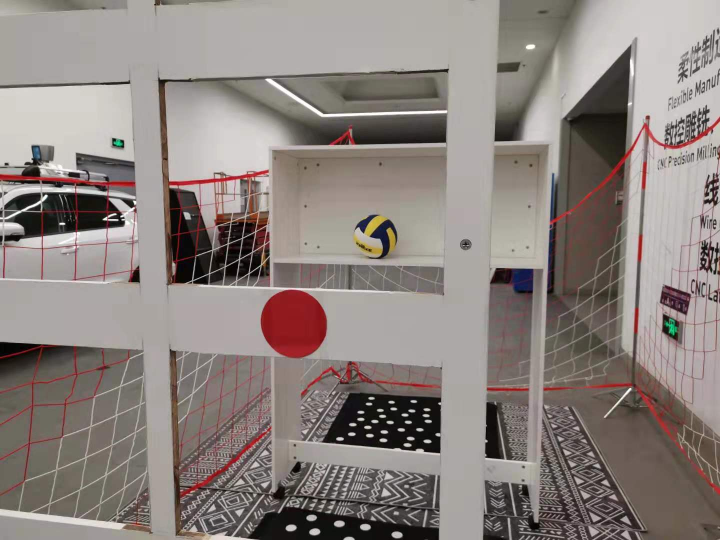
#> input picture data/samples/0.jpg, 1440 x 1080 px (shown at 1/2 size)
$ python -i redball_detecter.py   (imports and definitions only)
#> lines starting #> are read from the running program, lines starting #| are printed output that depends on the picture; after the words box and inside, x2 and y2 are one past the last pixel; in counts of white or black regions, pixels touching at a corner belong together
#> further down, picture is the input picture: shape (1080, 1440, 3); mean B, G, R 126.5, 130.7, 140.1
# coding=utf-8
import cv2
import numpy as np


# [35 lines left out: functions create_system, solve_system, not called in this run]


def find_red_ball(img):
    kernel_4 = np.ones((4, 4), np.uint8)  # 4x4的卷积核
    hsv = cv2.cvtColor(img, cv2.COLOR_BGR2HSV)
#> hsv: shape (1080, 1440, 3); mean H, S, V 29.8, 32.6, 140.4

    # 创建mask
    mask = cv2.inRange(hsv, np.array([156, 100, 80]), np.array([180, 255, 255]))
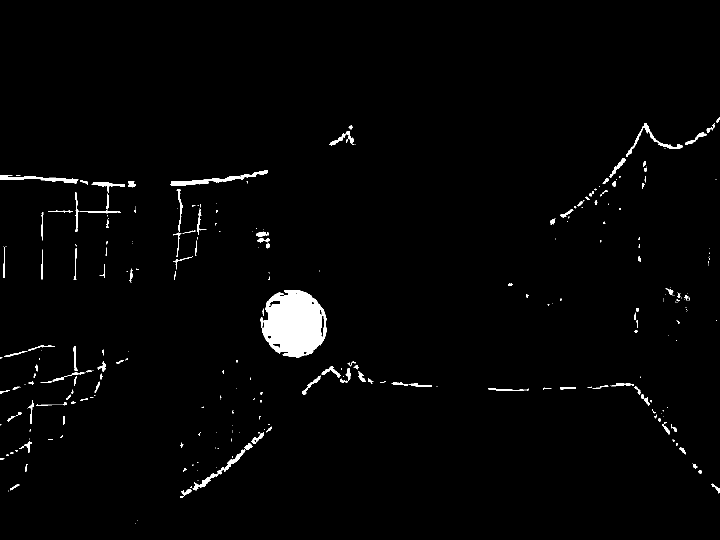
#> mask: shape (1080, 1440) (shown at 1/2 size); 1.8% white; 329 white regions (198 under 20 px), largest, box (x1, y1, x2, y2) and area: (521, 580, 653, 716) 12953, (341, 340, 536, 371) 1327, (0, 350, 157, 368) 894
    mask2 = cv2.inRange(hsv, np.array([0, 100, 80]), np.array([10, 255, 255]))
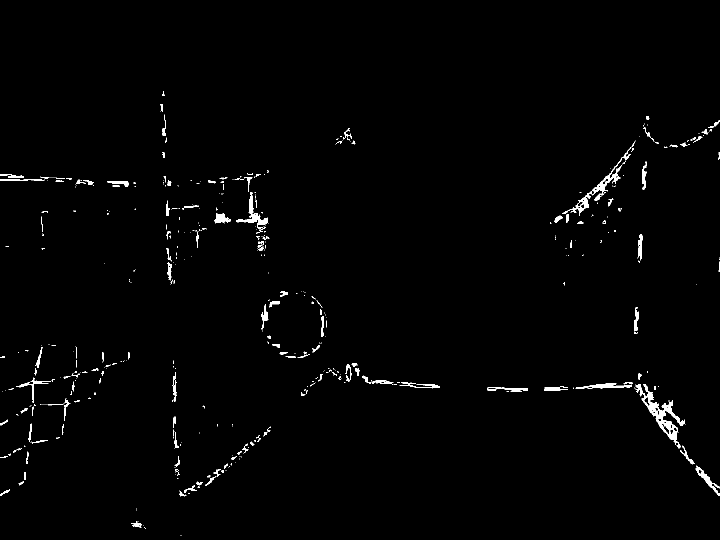
#> mask2: shape (1080, 1440) (shown at 1/2 size); 1.2% white; 477 white regions (335 under 20 px), largest, box (x1, y1, x2, y2) and area: (1271, 768, 1371, 897) 2542, (1124, 281, 1271, 431) 1612, (1391, 931, 1440, 992) 569
    mask = cv2.bitwise_or(mask, mask2)
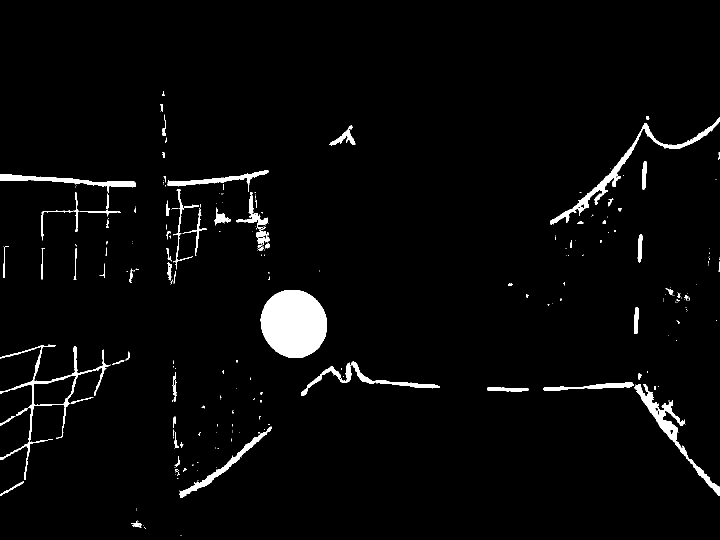
#> mask: shape (1080, 1440) (shown at 1/2 size); 3% white; 262 white regions (181 under 20 px), largest, box (x1, y1, x2, y2) and area: (521, 580, 653, 716) 14163, (1100, 234, 1440, 450) 4389, (1268, 768, 1440, 992) 4060

    # 后处理mask
    erosion = cv2.erode(mask, kernel_4, iterations=2)
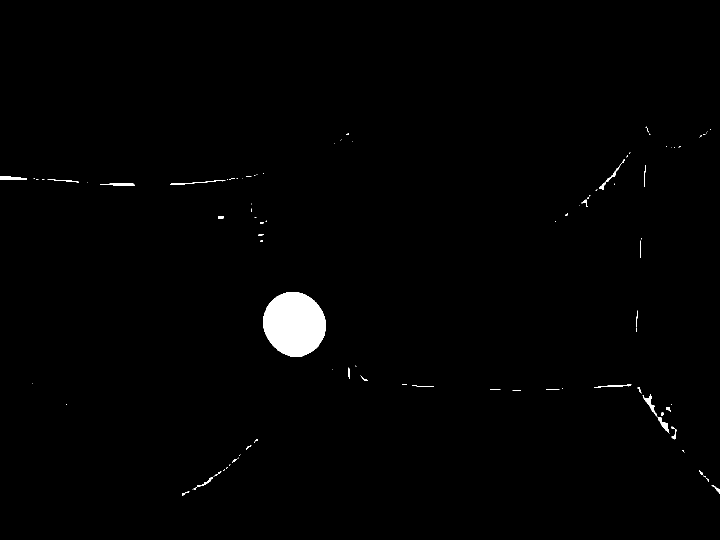
#> erosion: shape (1080, 1440) (shown at 1/2 size); 1% white; 97 white regions (65 under 20 px), largest, box (x1, y1, x2, y2) and area: (526, 584, 651, 714) 12591, (1285, 788, 1315, 834) 301, (200, 366, 269, 372) 283
    #erosion = cv2.erode(erosion, kernel_4, iterations=1)
    dilation = cv2.dilate(erosion, kernel_4, iterations=2)
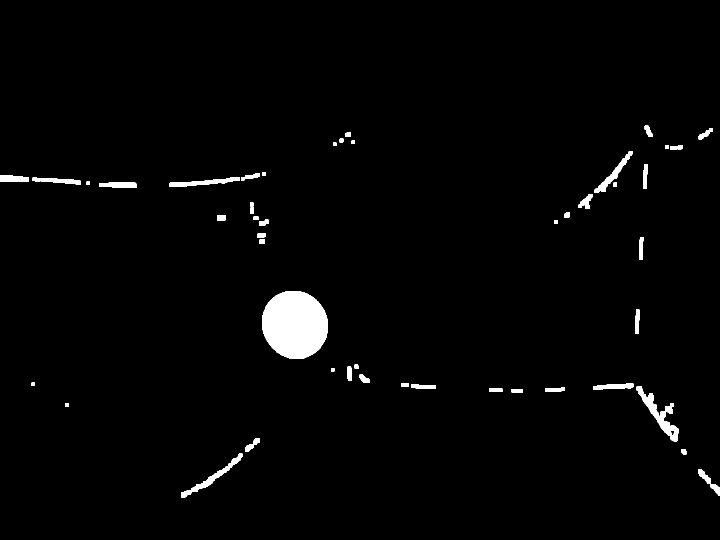
#> dilation: shape (1080, 1440) (shown at 1/2 size); 1.9% white; 51 white regions
    #dilation = cv2.dilate(dilation, kernel_4, iterations=1)

    # cv2.imshow('red', dilation)
    # cv2.waitKey(1)

    # 寻找轮廓
    v = cv2.findContours(dilation, cv2.RETR_TREE, cv2.CHAIN_APPROX_NONE)
#> v = 52 contours; largest, box (x1, y1, x2, y2) and area: (524, 582, 655, 718) 13964, (1273, 772, 1357, 883) 2196, (362, 907, 485, 996) 1294, (1189, 302, 1265, 386) 1074, (338, 354, 480, 373) 980
    if len(v) == 2:
        contours, hierarchy = v
#> contours has the same summary as v
    elif len(v) == 3:
        _, contours, hierarchy = v
    else:
        return None, None, None, None

    area = []  # type: List[int]
    # 找到最大的轮廓
    for k in range(len(contours)):
        area.append(cv2.contourArea(contours[k]))
#> this loop made 52 passes
#> after the loop, area = 52 values, max 13964.5 at index 19, min 36 at index 13, mean 534.4
    if len(area) == 0:
        return None, None, None, None
    max_idx = int(np.argmax(np.array(area)))
#> max_idx = 19
    c = np.mean(contours[max_idx], axis=0)
#> c = [[589.6, 649.2]]
    dis = np.empty(shape=len(contours[max_idx]))
#> dis = 383 values, max 3.03e+180 at index 4, min 1.64e-311 at index 8, mean 1.41e+178
    for i in range(len(dis)):
        dis[i] = np.linalg.norm(c[0] - contours[max_idx][i])
#> after the loop, dis = 383 values, max 69.81 at index 22, min 63.65 at index 117, mean 66.69
    # print np.std(dis)
    if area[max_idx] < 700 or np.std(dis) > 8:
        return None, None, None, None
    x, y, w, h = cv2.boundingRect(contours[max_idx])
#> x = 524; y = 582; w = 131; h = 136
    return x, y, w, h

>>> import cv2
>>> picture = cv2.imread('../data/samples/0.jpg')
>>> result = find_red_ball(picture)
#> result = (524, 582, 131, 136)

$ run again, on data/samples/1.jpg
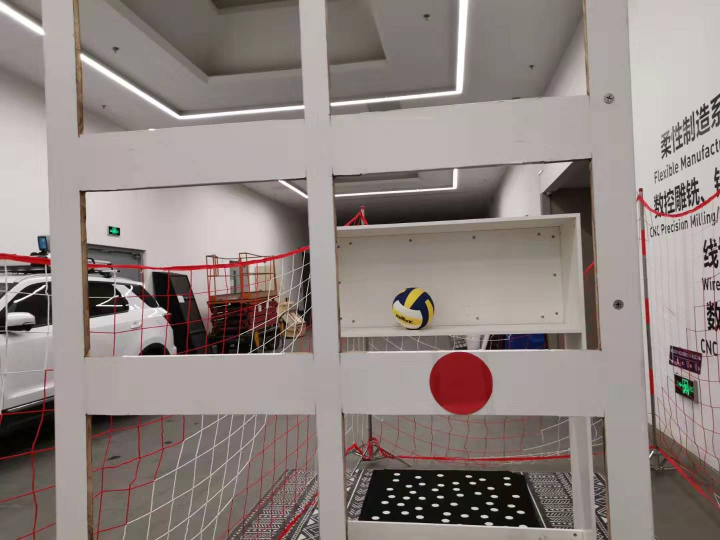
#> input picture data/samples/1.jpg, 1440 x 1080 px (shown at 1/2 size)
#> picture is the input picture: shape (1080, 1440, 3); mean B, G, R 129.5, 133.1, 144.5
#> hsv: shape (1080, 1440, 3); mean H, S, V 25.2, 34.8, 144.7
#> in find_red_ball, `mask = cv2.inRange(hsv, np.array([156, 100, 80]), np.array([180, 255, ..`:
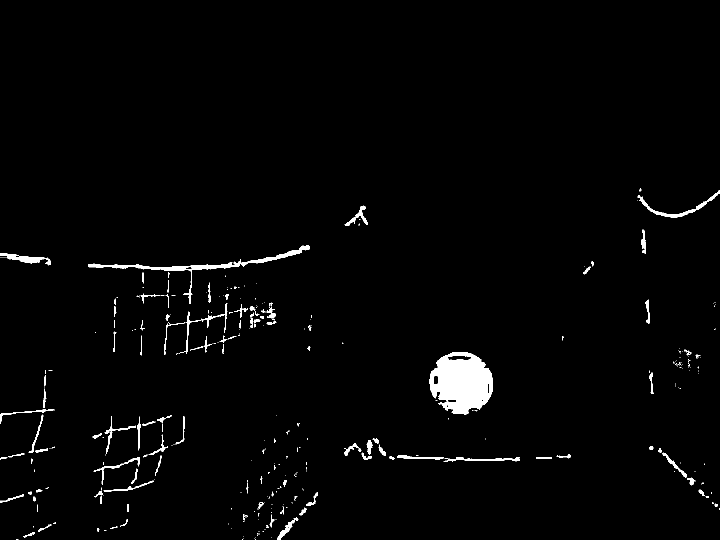
#> mask: shape (1080, 1440) (shown at 1/2 size); 1.9% white; 361 white regions (251 under 20 px), largest, box (x1, y1, x2, y2) and area: (859, 704, 985, 829) 11201, (176, 518, 482, 608) 2202, (1275, 380, 1440, 435) 1046
#> mask2: shape (1080, 1440); 0.99% white; 525 white regions (401 under 20 px), largest, box (x1, y1, x2, y2) and area: (462, 513, 535, 619) 1525, (1316, 892, 1395, 966) 1152, (62, 915, 76, 1080) 784
#> erosion: shape (1080, 1440); 0.88% white; 72 white regions (49 under 20 px), largest, box (x1, y1, x2, y2) and area: (863, 708, 983, 828) 11064, (0, 511, 99, 528) 604, (1358, 938, 1414, 994) 407
#> in find_red_ball, `dilation = cv2.dilate(erosion, kernel_4, iterations=2)`:
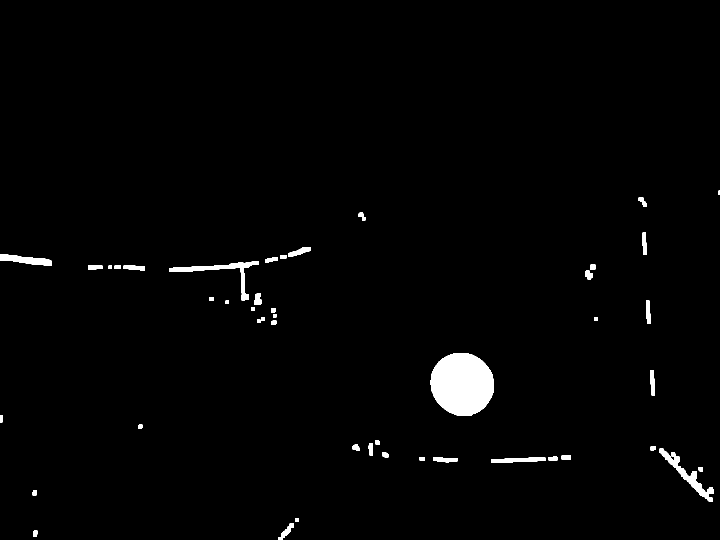
#> dilation: shape (1080, 1440) (shown at 1/2 size); 1.6% white; 48 white regions
#> v = 48 contours; largest, box (x1, y1, x2, y2) and area: (861, 706, 987, 832) 12360, (1319, 897, 1427, 1003) 1944, (338, 522, 518, 544) 1415, (0, 509, 103, 532) 1204, (982, 915, 1091, 926) 721
#> contours has the same summary as v
#> the loop in find_red_ball, `for k in range(len(contours)):` made 48 passes
#> after the loop in find_red_ball, `for k in range(len(contours)):`: area = 48 values, max 12360 at index 19, min 23.5 at index 47, mean 485
#> max_idx = 19
#> c = [[924.1, 768.1]]
#> after the loop in find_red_ball, `for i in range(len(dis)):`: dis = 358 values, max 65.29 at index 34, min 60.31 at index 125, mean 62.76
#> x = 861; y = 706; w = 126
#> result = (861, 706, 126, 126)

$ run again, on data/samples/2.jpg
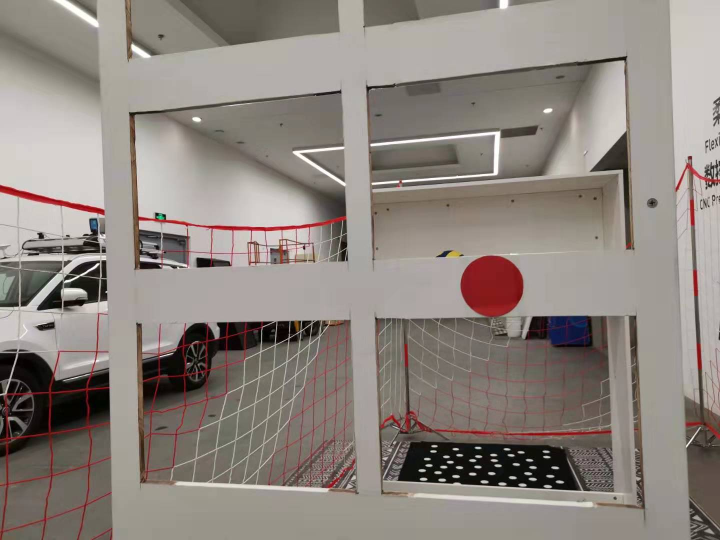
#> input picture data/samples/2.jpg, 1440 x 1080 px (shown at 1/2 size)
#> picture is the input picture: shape (1080, 1440, 3); mean B, G, R 126.9, 133.3, 142.1
#> hsv: shape (1080, 1440, 3); mean H, S, V 23.1, 35.3, 142.3
#> in find_red_ball, `mask = cv2.inRange(hsv, np.array([156, 100, 80]), np.array([180, 255, ..`:
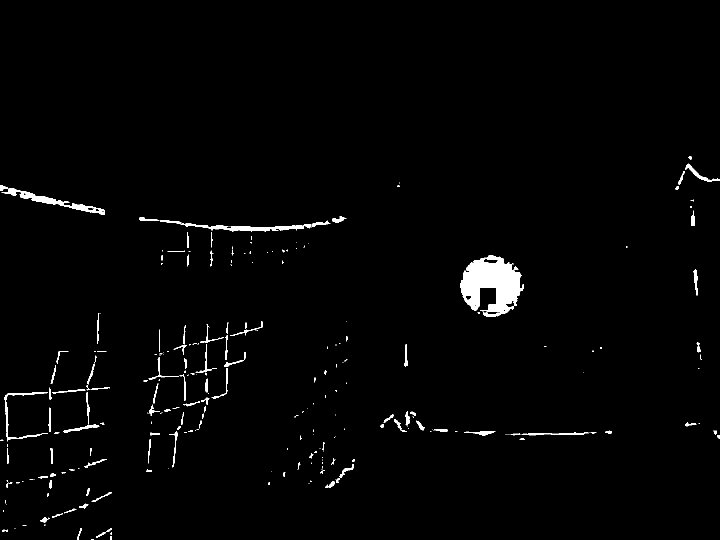
#> mask: shape (1080, 1440) (shown at 1/2 size); 1.6% white; 279 white regions (162 under 20 px), largest, box (x1, y1, x2, y2) and area: (921, 511, 1047, 634) 9280, (4, 376, 209, 430) 1954, (319, 440, 623, 464) 1796
#> mask2: shape (1080, 1440); 1% white; 440 white regions (328 under 20 px), largest, box (x1, y1, x2, y2) and area: (947, 575, 1000, 631) 1539, (973, 860, 1223, 873) 1193, (0, 874, 65, 1080) 1177
#> erosion: shape (1080, 1440); 0.85% white; 46 white regions (30 under 20 px), largest, box (x1, y1, x2, y2) and area: (925, 515, 1045, 632) 10678, (0, 375, 207, 427) 1064, (426, 455, 574, 460) 256
#> in find_red_ball, `dilation = cv2.dilate(erosion, kernel_4, iterations=2)`:
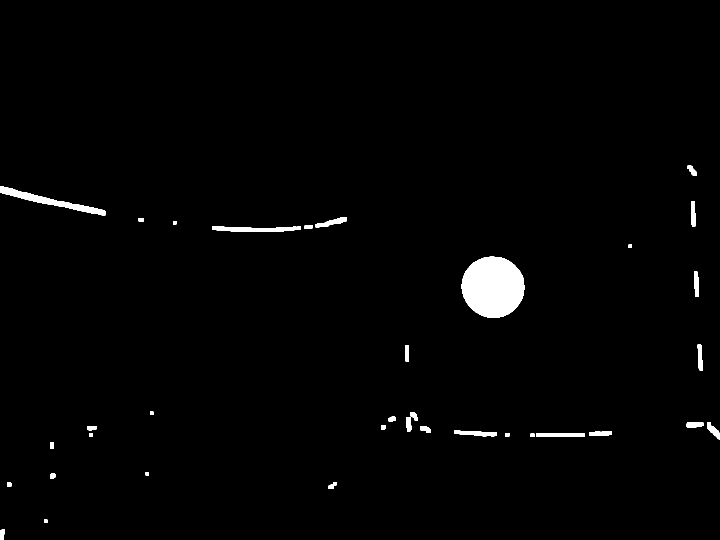
#> dilation: shape (1080, 1440) (shown at 1/2 size); 1.5% white; 36 white regions
#> v = 36 contours; largest, box (x1, y1, x2, y2) and area: (923, 513, 1049, 636) 11958, (0, 373, 211, 431) 2407, (424, 453, 593, 464) 1159, (1072, 866, 1170, 874) 633, (908, 861, 994, 873) 598
#> contours has the same summary as v
#> the loop in find_red_ball, `for k in range(len(contours)):` made 36 passes
#> after the loop in find_red_ball, `for k in range(len(contours)):`: area = 36 values, max 11958.5 at index 25, min 36 at index 1, mean 598.1
#> max_idx = 25
#> c = [[986, 573.1]]
#> in find_red_ball, `dis = np.empty(shape=len(contours[max_idx]))`: dis = 353 values, max 6.91e-310 at index 238, min -1.57e-209 at index 229, mean -3.1e-211
#> after the loop in find_red_ball, `for i in range(len(dis)):`: dis = 353 values, max 63.2 at index 77, min 59.14 at index 343, mean 61.7
#> x = 923; y = 513; w = 126; h = 123
#> result = (923, 513, 126, 123)

$ run again, on data/samples/3.jpg
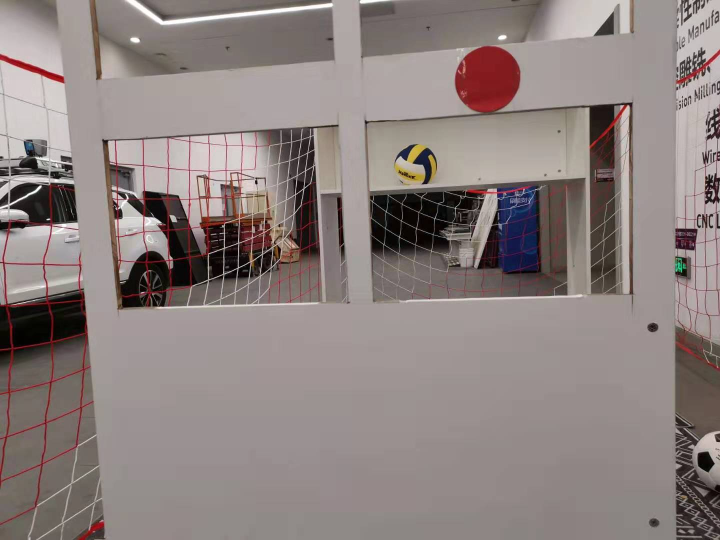
#> input picture data/samples/3.jpg, 1440 x 1080 px (shown at 1/2 size)
#> picture is the input picture: shape (1080, 1440, 3); mean B, G, R 127.6, 129.6, 141.1
#> hsv: shape (1080, 1440, 3); mean H, S, V 39.1, 34.7, 141.6
#> in find_red_ball, `mask = cv2.inRange(hsv, np.array([156, 100, 80]), np.array([180, 255, ..`:
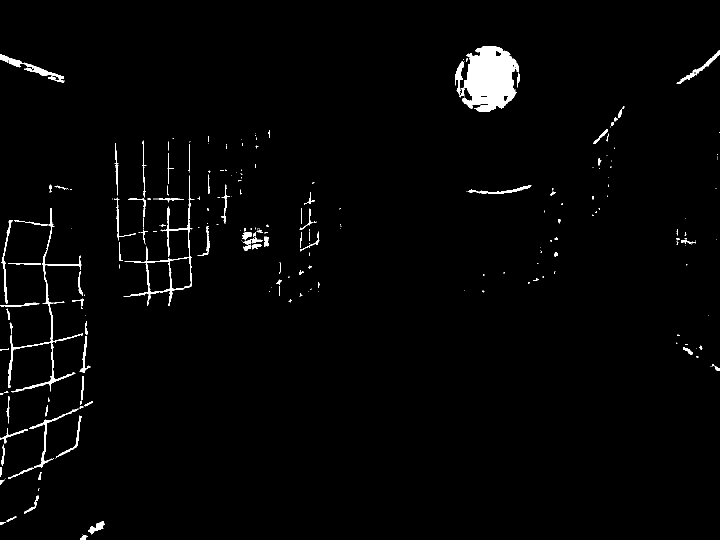
#> mask: shape (1080, 1440) (shown at 1/2 size); 1.8% white; 275 white regions (180 under 20 px), largest, box (x1, y1, x2, y2) and area: (918, 92, 1038, 224) 10534, (247, 351, 389, 612) 2191, (16, 500, 163, 776) 1476
#> mask2: shape (1080, 1440); 0.77% white; 491 white regions (396 under 20 px), largest, box (x1, y1, x2, y2) and area: (1352, 663, 1434, 739) 1058, (913, 112, 944, 202) 1020, (459, 352, 482, 438) 601
#> erosion: shape (1080, 1440); 0.85% white; 35 white regions (26 under 20 px), largest, box (x1, y1, x2, y2) and area: (914, 96, 1038, 223) 11887, (0, 113, 126, 163) 598, (1357, 675, 1384, 707) 266
#> in find_red_ball, `dilation = cv2.dilate(erosion, kernel_4, iterations=2)`:
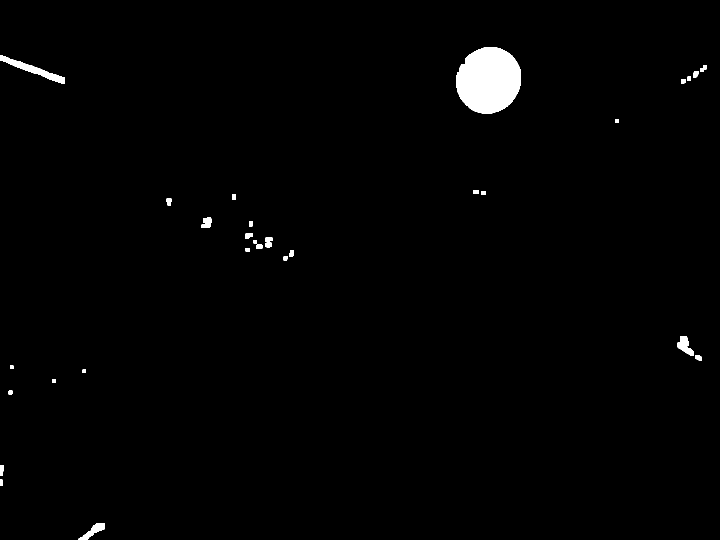
#> dilation: shape (1080, 1440) (shown at 1/2 size); 1.2% white; 30 white regions
#> v = 31 contours, 1 with area under 20; largest, box (x1, y1, x2, y2) and area: (912, 94, 1042, 227) 13312, (0, 111, 130, 167) 1528, (1355, 673, 1388, 711) 627, (157, 1046, 210, 1080) 612, (403, 435, 424, 456) 282
#> contours has the same summary as v
#> the loop in find_red_ball, `for k in range(len(contours)):` made 31 passes
#> after the loop in find_red_ball, `for k in range(len(contours)):`: area = 31 values, max 13312.5 at index 29, min 2 at index 30, mean 585.9
#> max_idx = 29
#> c = [[975.3, 159.1]]
#> in find_red_ball, `dis = np.empty(shape=len(contours[max_idx]))`: dis = 389 values, max 6.91e-310 at index 0, min 1.99e-312 at index 388, mean 9.3e-312
#> after the loop in find_red_ball, `for i in range(len(dis)):`: dis = 389 values, max 68.52 at index 164, min 53.53 at index 53, mean 64.89
#> x = 912; y = 94; w = 130; h = 133
#> result = (912, 94, 130, 133)
